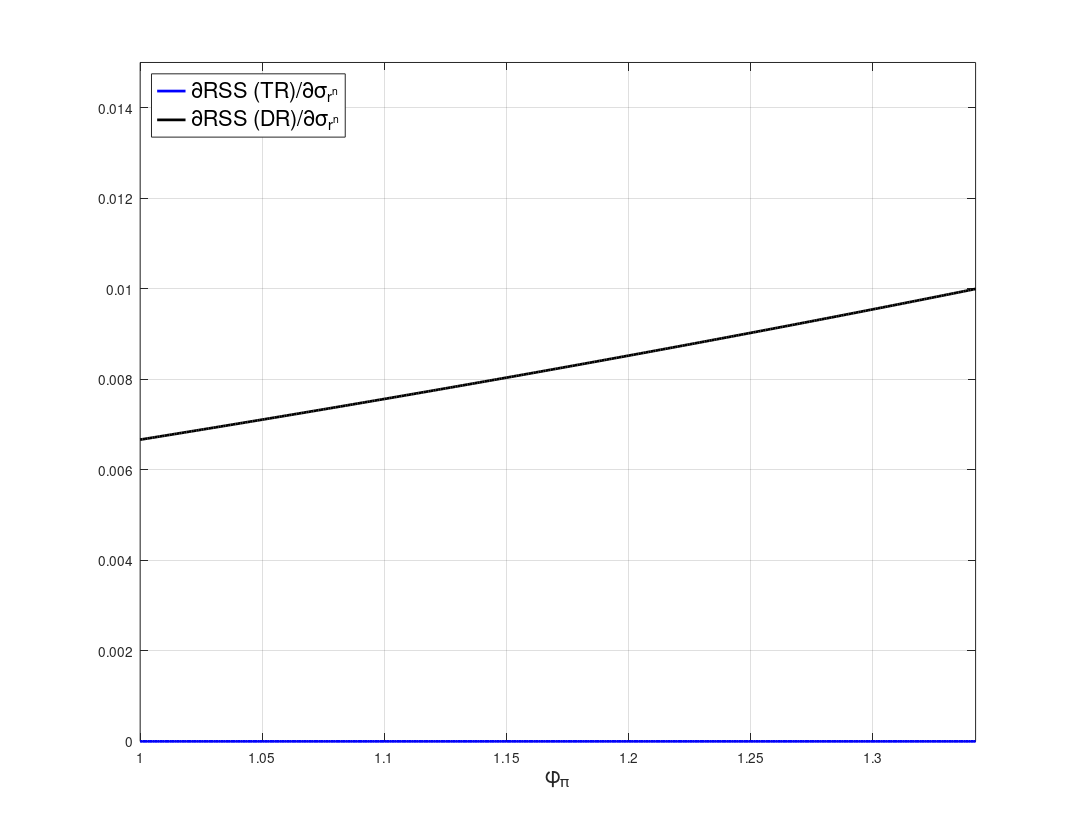
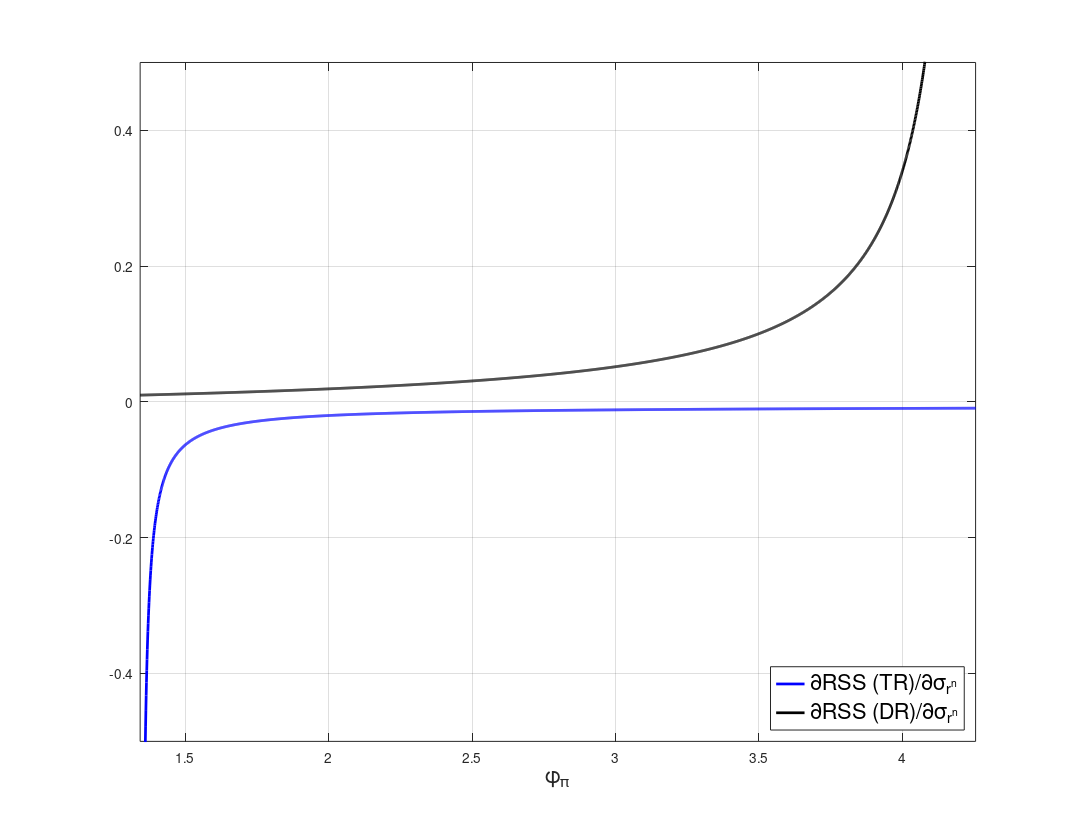
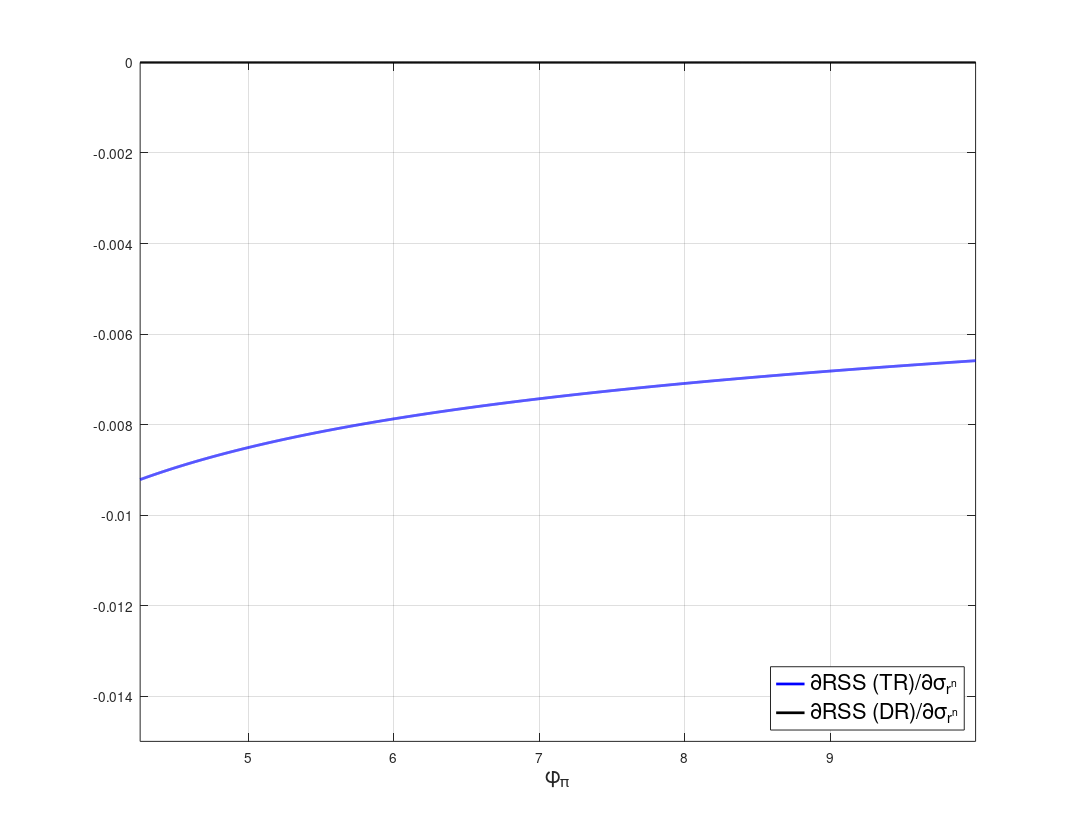

MATLAB code to generate these figures, in order:
%--------------------------------------------------------------------------
% File Name: RAFR_derivs.m
% Author: Philip Coyle
% Date Created: 01/07/2019
% cd /mq/philipprojects/RA_Work/Taisuke_Nakata/Zero_Lower_Bound/DeflationaryRegime/RSSInflation/Codes/3state_iid_shock
% RAFR_derivs
%--------------------------------------------------------------------------

clear all
close all
clc

cBET = 1./1.0025;
cSIGMA = 1;
cKAPPA = 0.02;
cRstar = 1./400;
p_m = 0.5; %Probability of being in the middle state 

cPHIpi_ub = -2/(p_m + cKAPPA*cSIGMA + cKAPPA*cSIGMA*p_m - 1);
cPHIpi_lb = 2/(p_m - cKAPPA*cSIGMA + cKAPPA*cSIGMA*p_m + 1);

% %% cPHIpi in (1, cPHIpi_lb)
% cPHIpi = (1:0.001:cPHIpi_lb)';
% 
% dl_dcSHOCK = (2.*cKAPPA.*cSIGMA.*(p_m - 1))./((cPHIpi.*(p_m - cKAPPA.*cSIGMA + cKAPPA.*cSIGMA.*p_m + 1) - 2).*(p_m + 1)) + (cKAPPA.*cSIGMA.*(p_m - 1))./((p_m + 1).*(cKAPPA.*cPHIpi.*cSIGMA + 1));
% % dlmzlb_dcSHOCK = -(cKAPPA.*cPHIpi.*cSIGMA.*(cKAPPA.*cSIGMA + 1).*(p_m - 1))./(cPHIpi.*p_m - cPHIpi + cKAPPA.*cPHIpi.*cSIGMA + cKAPPA.*cPHIpi.*cSIGMA.*p_m + 2);
% dlmzlb_dcSHOCK = zeros(length(cPHIpi),1);
% 
% fig(1) = figure(1);
% box on
% grid on
% hold on
% h(1) = plot(cPHIpi,dlmzlb_dcSHOCK,'linewidth',2,'color','k');
% h(2) = plot(cPHIpi,dl_dcSHOCK,'linewidth',2,'color','b');
% set(gca,'XLim',[cPHIpi(1) cPHIpi(end)],'YLim',[-0.01 0.5])
% 
% xlabel('\phi_{\pi}','FontSize',16)
% L = legend([h(2) h(1)],'\partialRAFR (L)/\partial\sigma_{r^n}','\partialRAFR (LM ZLB)/\partial\sigma_{r^n}');
% set(L,'Location','NorthWest','Fontsize',16)
% 
% set(fig(1),'PaperOrientation','Landscape');
% set(fig(1),'PaperPosition',[0 0 11 8.5]);
% % print(fig(1),'-depsc','deriv_1cPHIpilb.eps');
% 
% %% cPHIpi in (cPHIpi_lb, cPHIpi_ub)
% cPHIpi = (cPHIpi_lb:0.001:cPHIpi_ub)';
% 
% dl_dcSHOCK = (2.*cKAPPA.*cSIGMA.*(p_m - 1))./((cPHIpi.*(p_m - cKAPPA.*cSIGMA + cKAPPA.*cSIGMA.*p_m + 1) - 2).*(p_m + 1)) + (cKAPPA.*cSIGMA.*(p_m - 1))./((p_m + 1).*(cKAPPA.*cPHIpi.*cSIGMA + 1));
% dlmzlb_dcSHOCK = -(cKAPPA.*cPHIpi.*cSIGMA.*(cKAPPA.*cSIGMA + 1).*(p_m - 1))./(cPHIpi.*p_m - cPHIpi + cKAPPA.*cPHIpi.*cSIGMA + cKAPPA.*cPHIpi.*cSIGMA.*p_m + 2);
% 
% fig(2) = figure(2);
% box on
% grid on
% hold on
% h(1) = plot(cPHIpi,dlmzlb_dcSHOCK,'linewidth',2,'color','k');
% h(2) = plot(cPHIpi,dl_dcSHOCK,'linewidth',2,'color','b');
% set(gca,'XLim',[cPHIpi(1) cPHIpi(end)],'YLim',[-0.5 0.5])
% 
% xlabel('\phi_{\pi}','FontSize',16)
% L = legend([h(2) h(1)],'\partialRAFR (L)/\partial\sigma_{r^n}','\partialRAFR (LM ZLB)/\partial\sigma_{r^n}');
% set(L,'Location','SouthEast','Fontsize',16)
% 
% set(fig(2),'PaperOrientation','Landscape');
% set(fig(2),'PaperPosition',[0 0 11 8.5]);
% % print(fig(2),'-depsc','deriv_cPHIpilbcPHIpiub.eps');
% 
% %% cPHIpi in (cPHIpi_ub, 10)
% cPHIpi = (cPHIpi_ub + 1e-10:0.001:10)';
% 
% % dl_dcSHOCK = (2.*cKAPPA.*cSIGMA.*(p_m - 1))./((cPHIpi.*(p_m - cKAPPA.*cSIGMA + cKAPPA.*cSIGMA.*p_m + 1) - 2).*(p_m + 1)) + (cKAPPA.*cSIGMA.*(p_m - 1))./((p_m + 1).*(cKAPPA.*cPHIpi.*cSIGMA + 1));
% dl_dcSHOCK = zeros(length(cPHIpi),1);
% dlmzlb_dcSHOCK = -(cKAPPA.*cPHIpi.*cSIGMA.*(cKAPPA.*cSIGMA + 1).*(p_m - 1))./(cPHIpi.*p_m - cPHIpi + cKAPPA.*cPHIpi.*cSIGMA + cKAPPA.*cPHIpi.*cSIGMA.*p_m + 2);
% 
% fig(3) = figure(3);
% box on
% grid on
% hold on
% h(1) = plot(cPHIpi,dlmzlb_dcSHOCK,'linewidth',2,'color','k');
% h(2) = plot(cPHIpi,dl_dcSHOCK,'linewidth',2,'color','b');
% set(gca,'XLim',[cPHIpi(1) cPHIpi(end)],'YLim',[-0.5 0.5])
% 
% xlabel('\phi_{\pi}','FontSize',16)
% L = legend([h(2) h(1)],'\partialRAFR (L)/\partial\sigma_{r^n}','\partialRAFR (LM ZLB)/\partial\sigma_{r^n}');
% set(L,'Location','SouthEast','Fontsize',16)
% 
% set(fig(3),'PaperOrientation','Landscape');
% set(fig(3),'PaperPosition',[0 0 11 8.5]);
% % print(fig(3),'-depsc','deriv_cPHIpiub10.eps');

%% cPHIpi in (1, cPHIpi_lb)
cPHIpi = (1:0.001:cPHIpi_lb)';

% dl_dcSHOCK = (2.*cKAPPA.*cSIGMA.*(p_m - 1))./((cPHIpi.*(p_m - cKAPPA.*cSIGMA + cKAPPA.*cSIGMA.*p_m + 1) - 2).*(p_m + 1)) + (cKAPPA.*cSIGMA.*(p_m - 1))./((p_m + 1).*(cKAPPA.*cPHIpi.*cSIGMA + 1));
dl_dcSHOCK = zeros(length(cPHIpi),1);
dlmzlb_dcSHOCK = -(cKAPPA.*cPHIpi.*cSIGMA.*(cKAPPA.*cSIGMA + 1).*(p_m - 1))./(cPHIpi.*p_m - cPHIpi + cKAPPA.*cPHIpi.*cSIGMA + cKAPPA.*cPHIpi.*cSIGMA.*p_m + 2);
% dlmzlb_dcSHOCK = zeros(length(cPHIpi),1);

fig(4) = figure(4);
box on
grid on
hold on
h(1) = plot(cPHIpi,dlmzlb_dcSHOCK,'linewidth',2,'color','k');
h(2) = plot(cPHIpi,dl_dcSHOCK,'linewidth',2,'color','b');
set(gca,'XLim',[cPHIpi(1) cPHIpi(end)],'YLim',[0 0.015])

xlabel('\phi_{\pi}','FontSize',16)
L = legend([h(2) h(1)],'\partialRSS (TR)/\partial\sigma_{r^n}','\partialRSS (DR)/\partial\sigma_{r^n}');
set(L,'Location','NorthWest','Fontsize',16)

set(fig(4),'PaperOrientation','Landscape');
set(fig(4),'PaperPosition',[0 0 11 8.5]);
% print(fig(4),'-depsc','deriv_1cPHIpilb.eps');

%% cPHIpi in (cPHIpi_lb, cPHIpi_ub)
cPHIpi = (cPHIpi_lb:0.001:cPHIpi_ub)';

dl_dcSHOCK = (2.*cKAPPA.*cSIGMA.*(p_m - 1))./((cPHIpi.*(p_m - cKAPPA.*cSIGMA + cKAPPA.*cSIGMA.*p_m + 1) - 2).*(p_m + 1)) + (cKAPPA.*cSIGMA.*(p_m - 1))./((p_m + 1).*(cKAPPA.*cPHIpi.*cSIGMA + 1));
dlmzlb_dcSHOCK = -(cKAPPA.*cPHIpi.*cSIGMA.*(cKAPPA.*cSIGMA + 1).*(p_m - 1))./(cPHIpi.*p_m - cPHIpi + cKAPPA.*cPHIpi.*cSIGMA + cKAPPA.*cPHIpi.*cSIGMA.*p_m + 2);

fig(5) = figure(5);
box on
grid on
hold on
h(1) = plot(cPHIpi,dlmzlb_dcSHOCK,'linewidth',2,'color','k');
h(2) = plot(cPHIpi,dl_dcSHOCK,'linewidth',2,'color','b');
set(gca,'XLim',[cPHIpi(1) cPHIpi(end)],'YLim',[-0.5 0.5])

xlabel('\phi_{\pi}','FontSize',16)
L = legend([h(2) h(1)],'\partialRSS (TR)/\partial\sigma_{r^n}','\partialRSS (DR)/\partial\sigma_{r^n}');
set(L,'Location','SouthEast','Fontsize',16)

set(fig(5),'PaperOrientation','Landscape');
set(fig(5),'PaperPosition',[0 0 11 8.5]);
% print(fig(5),'-depsc','deriv_cPHIpilbcPHIpiub.eps');

%% cPHIpi in (cPHIpi_ub, 10)
cPHIpi = (cPHIpi_ub + 1e-10:0.001:10)';

dl_dcSHOCK = (2.*cKAPPA.*cSIGMA.*(p_m - 1))./((cPHIpi.*(p_m - cKAPPA.*cSIGMA + cKAPPA.*cSIGMA.*p_m + 1) - 2).*(p_m + 1)) + (cKAPPA.*cSIGMA.*(p_m - 1))./((p_m + 1).*(cKAPPA.*cPHIpi.*cSIGMA + 1));
% dl_dcSHOCK = zeros(length(cPHIpi),1);
% dlmzlb_dcSHOCK = -(cKAPPA.*cPHIpi.*cSIGMA.*(cKAPPA.*cSIGMA + 1).*(p_m - 1))./(cPHIpi.*p_m - cPHIpi + cKAPPA.*cPHIpi.*cSIGMA + cKAPPA.*cPHIpi.*cSIGMA.*p_m + 2);
dlmzlb_dcSHOCK = zeros(length(cPHIpi),1);

fig(6) = figure(6);
box on
grid on
hold on
h(1) = plot(cPHIpi,dlmzlb_dcSHOCK,'linewidth',2,'color','k');
h(2) = plot(cPHIpi,dl_dcSHOCK,'linewidth',2,'color','b');
set(gca,'XLim',[cPHIpi(1) cPHIpi(end)],'YLim',[-0.015 0])

xlabel('\phi_{\pi}','FontSize',16)
L = legend([h(2) h(1)],'\partialRSS (TR)/\partial\sigma_{r^n}','\partialRSS (DR)/\partial\sigma_{r^n}');
set(L,'Location','SouthEast','Fontsize',16)

set(fig(6),'PaperOrientation','Landscape');
set(fig(6),'PaperPosition',[0 0 11 8.5]);
% print(fig(6),'-depsc','deriv_cPHIpiub10.eps');
